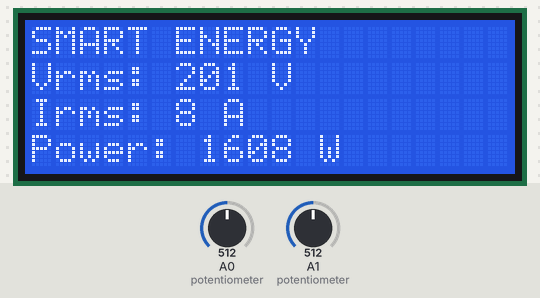
Recording of a sketch running on a simulated STM32 Nucleo. Parts: 20×4 character LCD. The test bench sets the inputs (shaded band); at power-on: A0 (potentiometer) = 512, A1 (potentiometer) = 512. What the sketch prints to the serial monitor is not drawn.

Above: at 1.2 s.
1.3 s: A0 (potentiometer) set to 716
At 2.3 s:
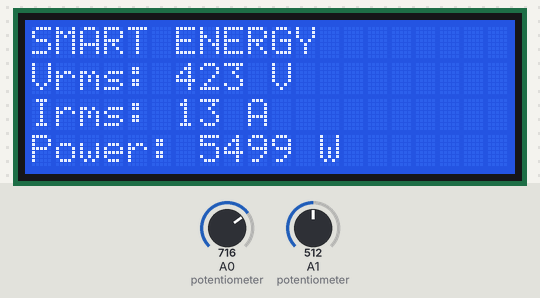
3.9 s: A1 (potentiometer) set to 716
At 4.6 s:
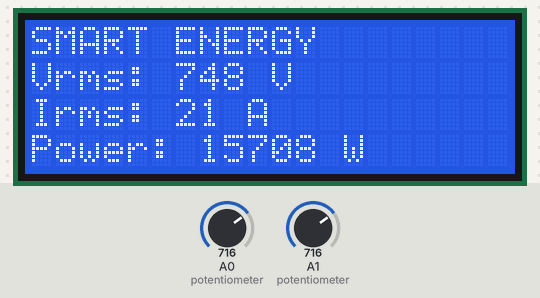
6.2 s: A0 (potentiometer) set to 900
At 6.9 s:
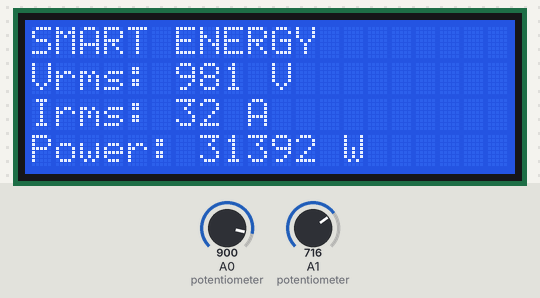
8.5 s: A1 (potentiometer) set to 900
At 9.2 s:
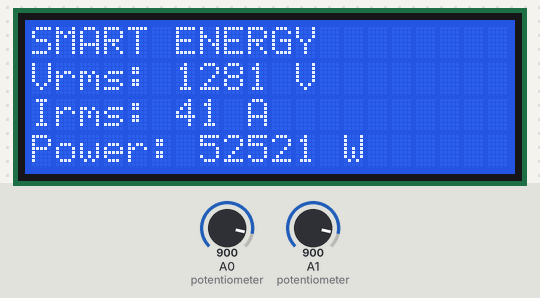
10.8 s: A0 (potentiometer) set to 1023
At 11.5 s:
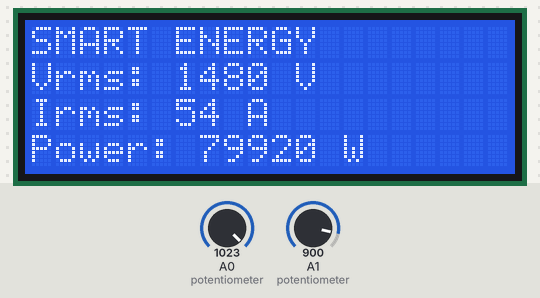
13.1 s: A1 (potentiometer) set to 1023
At 13.8 s:
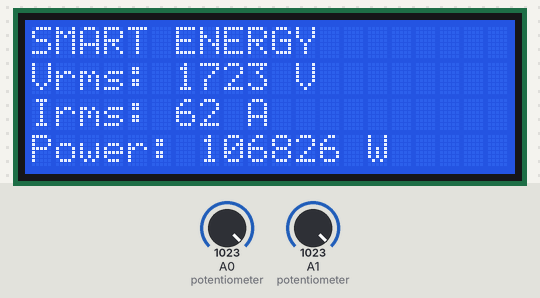
Timing chart, 0 to 16.1 s (numbered marks = the images above; inputs shaded):
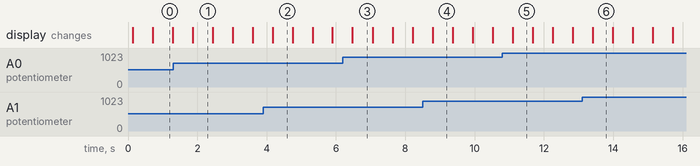

The sketch:

sketch.ino
```cpp
#include <Wire.h>
#include <LiquidCrystal_I2C.h>

LiquidCrystal_I2C lcd(0x27, 20, 4);

unsigned long energy = 0;
unsigned long lastTime = 0;

int oldVoltage = 0;
int oldCurrent = 0;
float voltageCalibration = 1.0;
float currentCalibration = 1.0;

void setup() {
  Serial.begin(115200);

  lcd.init();
  lcd.backlight();
  lastTime = millis();
}

void loop() {
  int v = analogRead(A0);
  int c = analogRead(A1);

  long sumV = 0;
  long sumC = 0;

  for (int i = 0; i < 10; i++) {
    int sv = analogRead(A0);
    int sc = analogRead(A1);

    sumV = sumV + (long)sv * sv;
    sumC = sumC + (long)sc * sc;

    delay(2);
  }

  long meanV = sumV / 10;
  long meanC = sumC / 10;

  long rmsV = meanV;
  long rmsC = meanC;

  for (int i = 0; i < 5; i++) {
    rmsV = (rmsV + meanV / rmsV) / 2;
    rmsC = (rmsC + meanC / rmsC) / 2;
  }

 int voltage = ((rmsV * 230) / 4095) * voltageCalibration;
 int current = ((rmsC * 10) / 4095) * currentCalibration;

  int filteredVoltage = (oldVoltage * 3 + voltage) / 4;
  int filteredCurrent = (oldCurrent * 3 + current) / 4;

  oldVoltage = filteredVoltage;
  oldCurrent = filteredCurrent;

  int power = filteredVoltage * filteredCurrent;
  Serial.print("Vrms: ");
  Serial.print(filteredVoltage);
  Serial.print(" V | Irms: ");
  Serial.print(filteredCurrent);
  Serial.print(" A | Power: ");
  Serial.print(power);
  Serial.println(" W");

  unsigned long now = millis();
  unsigned long elapsed = now - lastTime;

  energy = energy + (power * elapsed) / 3600;
  lastTime = now;

  lcd.setCursor(0, 0);
  lcd.print("SMART ENERGY");

  lcd.setCursor(0, 1);
  lcd.print("Vrms: ");
  lcd.print(filteredVoltage);
  lcd.print(" V   ");

  lcd.setCursor(0, 2);
  lcd.print("Irms: ");
  lcd.print(filteredCurrent);
  lcd.print(" A   ");

  lcd.setCursor(0, 3);
  lcd.print("Power: ");
  lcd.print(power);
  lcd.print(" W   ");

  delay(500);
}
```

Measured:
- what the display in image 0 shows lasts 0.6 s, from 0.7 s to 1.3 s
